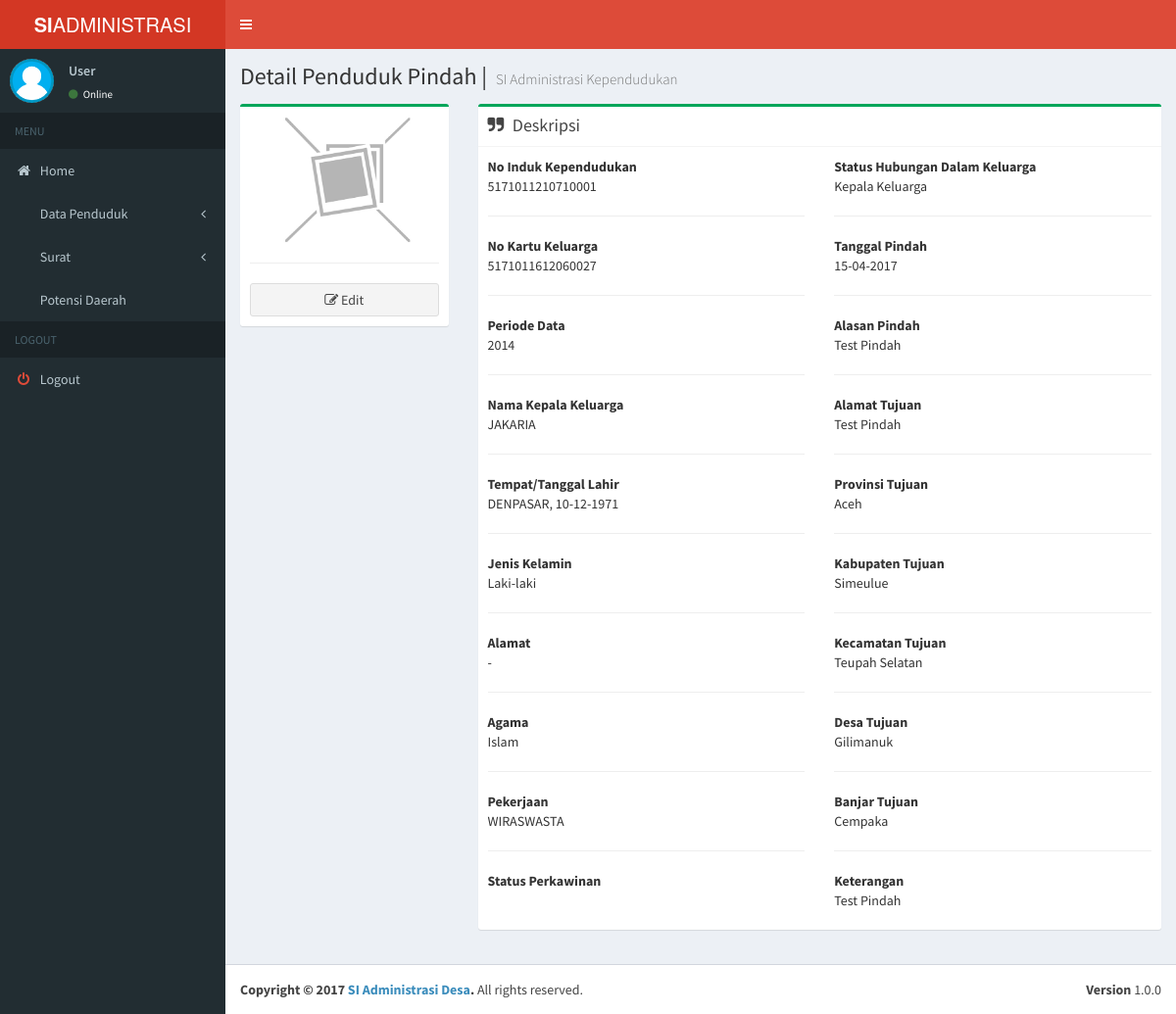
Screenshot of /index.php/pindah/detail/2 with the database file from the repository.
### tables this page shows
CREATE TABLE `t_pindah` (
  `id_pindah` int(11) NOT NULL,
  `no_kk` varchar(20) DEFAULT NULL,
  `id_kepala_keluarga` int(11) NOT NULL,
  `tgl_pindah` date DEFAULT NULL,
  `alasan_pindah` varchar(255) DEFAULT NULL,
  `alamat_tujuan` varchar(255) DEFAULT NULL,
  `id_provinsi` int(11) DEFAULT NULL,
  `id_kabupaten` int(11) DEFAULT NULL,
  `id_kecamatan` int(11) DEFAULT NULL,
  `id_desa` int(11) DEFAULT NULL,
  `id_banjar` int(11) DEFAULT NULL,
  `keterangan` varchar(255) DEFAULT NULL,
  `created_by` int(11) NOT NULL,
  `created_at` timestamp NOT NULL DEFAULT CURRENT_TIMESTAMP,
  `updated_by` int(11) NOT NULL,
  `updated_at` timestamp NOT NULL DEFAULT '0000-00-00 00:00:00' ON UPDATE CURRENT_TIMESTAMP,
  `status` tinyint(4) NOT NULL DEFAULT '1'
);

CREATE TABLE `t_penduduk` (
  `id_penduduk` int(11) NOT NULL,
  `periode_data` varchar(4) DEFAULT NULL,
  `no_kk` varchar(20) DEFAULT NULL,
  `status_kk` int(11) DEFAULT NULL,
  `nik` varchar(20) DEFAULT NULL,
  `nama` varchar(100) DEFAULT NULL,
  `tempat_lahir` varchar(50) DEFAULT NULL,
  `tgl_lahir` date DEFAULT NULL,
  `jk` tinyint(4) DEFAULT NULL,
  `alamat_saat_ini` varchar(255) DEFAULT NULL,
  `id_agama` int(11) DEFAULT NULL,
  `id_pendidikan` int(11) DEFAULT NULL,
  `pekerjaan` varchar(100) DEFAULT NULL,
  `telepon` varchar(20) DEFAULT NULL,
  `status_kawin` tinyint(4) DEFAULT NULL,
  `nama_ibu` varchar(100) DEFAULT NULL,
  `nama_ayah` varchar(100) DEFAULT NULL,
  `kewarganegaraan` varchar(20) DEFAULT NULL,
  `status_kependudukan` int(11) DEFAULT NULL COMMENT 'penduduk asli, pendatang, pindah, meninggal',
  `foto` varchar(255) DEFAULT NULL,
  `created_by` int(11) NOT NULL,
  `created_at` timestamp NOT NULL DEFAULT CURRENT_TIMESTAMP,
  `updated_by` int(11) NOT NULL,
  `updated_at` timestamp NOT NULL DEFAULT '0000-00-00 00:00:00' ON UPDATE CURRENT_TIMESTAMP,
  `status` tinyint(4) NOT NULL DEFAULT '1'
);

CREATE TABLE `m_agama` (
  `id_agama` int(11) NOT NULL,
  `agama` varchar(20) DEFAULT NULL,
  `status` tinyint(4) DEFAULT NULL
);

CREATE TABLE `m_shdk` (
  `id_shdk` int(11) NOT NULL,
  `shdk` varchar(50) DEFAULT NULL,
  `status` tinyint(4) DEFAULT NULL
);

CREATE TABLE `m_provinsi` (
  `id_provinsi` int(11) NOT NULL,
  `provinsi` varchar(100) DEFAULT NULL,
  `status` tinyint(4) DEFAULT '1'
);

CREATE TABLE `m_kabupaten` (
  `id_kabupaten` int(11) NOT NULL,
  `id_provinsi` int(11) DEFAULT NULL,
  `kabupaten` varchar(100) DEFAULT NULL,
  `status` tinyint(4) DEFAULT '1'
);

CREATE TABLE `m_kecamatan` (
  `id_kecamatan` int(11) NOT NULL,
  `id_kabupaten` int(11) DEFAULT NULL,
  `kecamatan` varchar(100) DEFAULT NULL,
  `status` tinyint(4) DEFAULT '1'
);

CREATE TABLE `m_desa` (
  `id_desa` int(11) NOT NULL,
  `id_kecamatan` int(11) DEFAULT NULL,
  `kode_desa` varchar(4) DEFAULT NULL,
  `desa` varchar(100) DEFAULT NULL,
  `status` tinyint(4) DEFAULT '1'
);

CREATE TABLE `m_banjar` (
  `id_banjar` int(11) NOT NULL,
  `id_desa` int(11) DEFAULT NULL,
  `banjar` varchar(100) DEFAULT NULL,
  `status` tinyint(4) DEFAULT NULL
);

### application/controllers/Pindah.php (called while the page is built, shortened)
<?php
class Pindah extends CI_Controller {
	function __construct()
	{
		$this->load->model('pindah_model', 'pindah', true);
		$this->load->model('pendatang_model', 'pendatang', true);
		$this->load->model('penduduk_model', 'penduduk', true);
	}
	public function detail($id)
	{
		$data['data'] = $this->pindah->getdetailpindah($id);
		$data['body'] = $this->load->view('detail_pindah', $data, true);
		$this->load->view('template', $data);
	}
}

### index.php (called while the page is built, shortened)
<?php
require_once BASEPATH.'core/CodeIgniter.php';

### application/models/Pindah_model.php (called while the page is built, shortened)
<?php
class Pindah_model extends CI_Model {
	public function getdetailpindah($id)
	{
		$query = $this->db->query('select tp.*,
			p.id_penduduk, p.nama as nama_penduduk, p.nik as nik, p.no_kk, p.pekerjaan, p.periode_data as periode_data, p.foto as foto, p.tgl_lahir, p.tempat_lahir, p.jk, p.alamat_saat_ini, p.status_kk, p.id_agama, p.id_pendidikan, p.telepon, p.status_kawin, p.status_kependudukan, p.kewarganegaraan, p.nama_ayah, p.nama_ibu,
			s.shdk as status_keluarga,
			a.agama,
			pt.pend_akhir as pendidikan,
			sk.status_kawin as status_perkawinan,
			skp.status_kependudukan as status_penduduk,
			mp.provinsi,
			mk.kabupaten,
			mkc.kecamatan,
			md.desa,
			mb.banjar
			from t_pindah tp
			inner join t_penduduk p on p.id_penduduk=tp.id_kepala_keluarga
			inner join m_provinsi mp on mp.id_provinsi=tp.id_provinsi
			inner join m_kabupaten mk on mk.id_kabupaten=tp.id_kabupaten
			inner join m_kecamatan mkc on mkc.id_kecamatan=tp.id_kecamatan
			inner join m_desa md on md.id_desa=tp.id_desa
			inner join m_banjar mb on mb.id_banjar=tp.id_banjar
			inner join m_shdk s on s.id_shdk=p.status_kk
			inner join m_agama a on a.id_agama=p.id_agama
			inner join m_pendidikan_terakhir as pt on pt.id_pendidikan=p.id_pendidikan
			left join m_status_kawin as sk on sk.id_status_kawin=p.status_kawin
			left join m_status_kependudukan as skp on skp.id_status_kependudukan=p.status_kependudukan
			where tp.status <> 0 and id_pindah='.$id);
		if($query->num_rows() == 1)
		{
			return $query->result();
		}
		else
		{
			return false;
		}
	}
}

### application/views/detail_pindah.php (the view, shortened to what this page needs)
<div class="content-wrapper">
  <section class="content-header">
    <h1>
      Detail Penduduk Pindah |
      <small>SI Administrasi Kependudukan</small>
    </h1>
  </section>
    <section class="content">
      <div class="row">
      <?php
        if(is_object($data) || is_array($data)) :
          foreach ($data as $row) :
      ?>
        <div class="col-md-3">
          <div class="box box-success">
            <div class="box-body box-profile">
              <img style="margin: 0 auto;" class="img-responsive"
              <?php
                if(is_null($row->foto) || $row->foto=="") :
              ?>
              src="<?=base_url()?>assets/dist/img/no-image.jpg"
              <?php
                else:
              ?>
              src="<?=base_url()?>assets/img/fotopenduduk/<?=$row->foto?>"
              <?php
                endif;
              ?>
              alt="Program Picture">
              <hr/>
              <button type="button" class="btn btn-default btn-block" onClick="window.location.href='<?=site_url('pindah/edit/'.$row->id_pindah)?>'">
                <i class="fa fa-edit"></i> Edit
              </button>
            </div>
          </div>
        </div>
        <div class="col-md-9">
          <div class="box box-success">
            <div class="box-header with-border">
              <h3 class="box-title"><i class="fa fa-quote-right margin-r-5"></i> Deskripsi</h3>
            </div>
            <div class="box-body">
              <div class="row">
                <div class="col-md-6">
                  <strong>No Induk Kependudukan</strong>
                  <p><?=$row->nik?></p>
                  <hr/>
                  <strong>No Kartu Keluarga</strong>
                  <p><?=$row->no_kk?></p>
                  <hr/>
                  <strong>Periode Data</strong>
                  <p><?=$row->periode_data?></p>
                  <hr/>
                  <strong>Nama Kepala Keluarga</strong>
                  <p><?=$row->nama_penduduk?></p>
                  <hr/>
                  <strong>Tempat/Tanggal Lahir</strong>
                  <p>
                    <?php
                      $date=date_create($row->tgl_lahir);
                      $newdate=date_format($date,"d-m-Y");
                      echo $row->tempat_lahir . ", " . $newdate;
                    ?>
                  </p>
                  <hr/>
                  <strong>Jenis Kelamin</strong>
                  <p>
                    <?php
                      if($row->jk == 1) :
                        echo "Laki-laki";
                      else:
                        echo "Perempuan";
                      endif;
                    ?>
                  </p>
                  <hr/>
                  <strong>Alamat</strong>
                  <p>
                    <?php
                      if(is_null($row->alamat_saat_ini) || $row->alamat_saat_ini=="") :
                        echo "-";
                      else:
                        echo $row->alamat_saat_ini;
                      endif;
                    ?>
                  </p>
                  <hr/>
                  <strong>Agama</strong>
                  <p><?=$row->agama?></p>
                  <hr/>
                  <strong>Pekerjaan</strong>
                  <p>
                    <?php
                      if(is_null($row->pekerjaan) || $row->pekerjaan=="") :
                        echo "-";
                      else:
                        echo $row->pekerjaan;
                      endif;
                    ?>
                  </p>
                  <hr/>
                  <strong>Status Perkawinan</strong>
                </div>
                <div class="col-md-6">
                  <strong>Status Hubungan Dalam Keluarga</strong>
                  <p><?=$row->status_keluarga?></p>
                  <hr/>
                  <strong>Tanggal Pindah</strong>
                  <p>
                    <?php
                      $date=date_create($row->tgl_pindah);
                      $newdate=date_format($date,"d-m-Y");
                      echo $newdate;
                    ?>
                  </p>
                  <hr/>
                  <strong>Alasan Pindah</strong>
                  <p><?=$row->alasan_pindah?></p>
                  <hr/>
                  <strong>Alamat Tujuan</strong>
                  <p><?=$row->alamat_tujuan?></p>
                  <hr/>
                  <strong>Provinsi Tujuan</strong>
                  <p><?=$row->provinsi?></p>
                  <hr/>
                  <strong>Kabupaten Tujuan</strong>
                  <p><?=$row->kabupaten?></p>
                  <hr/>
                  <strong>Kecamatan Tujuan</strong>
                  <p><?=$row->kecamatan?></p>
                  <hr/>
                  <strong>Desa Tujuan</strong>
                  <p><?=$row->desa?></p>
                  <hr/>
                  <strong>Banjar Tujuan</strong>
                  <p><?=$row->banjar?></p>
                  <hr/>
                  <strong>Keterangan</strong>
                  <p><?=$row->keterangan?></p>
                </div>
              </div>
            </div>
          </div>
        </div>
      <?php
          endforeach;
        endif;
      ?>
      </div>
    </section>
</div>

### rows the page displays
t_pindah: t_penduduk.nik "5171011210710001", t_penduduk.no_kk "5171011612060027", t_penduduk.periode_data "2014", t_penduduk.nama "JAKARIA", t_penduduk.tempat_lahir "DENPASAR", t_penduduk.tgl_lahir "10-12-1971", m_agama.agama "Islam", t_penduduk.pekerjaan "WIRASWASTA", m_shdk.shdk "Kepala Keluarga", tgl_pindah "15-04-2017", alasan_pindah "Test Pindah", alamat_tujuan "Test Pindah", id_provinsi.provinsi "Aceh", id_kabupaten.kabupaten "Simeulue", id_kecamatan.kecamatan "Teupah Selatan", id_desa.desa "Gilimanuk", id_banjar.banjar "Cempaka", keterangan "Test Pindah"
